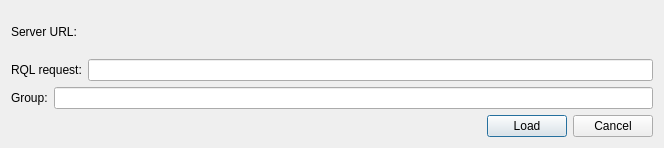
<?xml version="1.0" encoding="UTF-8"?>
<ui version="4.0">
 <class>SubjectsFromDatabaseDialog</class>
 <widget class="QDialog" name="SubjectsFromDatabaseDialog">
  <property name="geometry">
   <rect>
    <x>0</x>
    <y>0</y>
    <width>664</width>
    <height>148</height>
   </rect>
  </property>
  <property name="windowTitle">
   <string>Subjects from Brainomics database</string>
  </property>
  <layout class="QVBoxLayout" name="verticalLayout">
   <item>
    <layout class="QHBoxLayout" name="horizontalLayout_2">
     <item>
      <widget class="QLabel" name="serverUrlLabel">
       <property name="text">
        <string>Server URL:</string>
       </property>
      </widget>
     </item>
     <item>
      <widget class="QLabel" name="server_url_field">
       <property name="sizePolicy">
        <sizepolicy hsizetype="Preferred" vsizetype="Preferred">
         <horstretch>1</horstretch>
         <verstretch>0</verstretch>
        </sizepolicy>
       </property>
       <property name="text">
        <string/>
       </property>
       <property name="textInteractionFlags">
        <set>Qt::LinksAccessibleByMouse|Qt::TextSelectableByKeyboard|Qt::TextSelectableByMouse</set>
       </property>
      </widget>
     </item>
    </layout>
   </item>
   <item>
    <layout class="QHBoxLayout" name="horizontalLayout_3">
     <item>
      <widget class="QLabel" name="rqlRequestLabel">
       <property name="text">
        <string>RQL request:</string>
       </property>
      </widget>
     </item>
     <item>
      <widget class="QLineEdit" name="rql_request_lineEdit"/>
     </item>
    </layout>
   </item>
   <item>
    <layout class="QHBoxLayout" name="horizontalLayout_4">
     <item>
      <widget class="QLabel" name="groupLabel">
       <property name="text">
        <string>Group:</string>
       </property>
      </widget>
     </item>
     <item>
      <widget class="QLineEdit" name="group_lineEdit"/>
     </item>
    </layout>
   </item>
   <item>
    <layout class="QHBoxLayout" name="horizontalLayout">
     <item>
      <spacer name="horizontalSpacer">
       <property name="orientation">
        <enum>Qt::Horizontal</enum>
       </property>
       <property name="sizeHint" stdset="0">
        <size>
         <width>40</width>
         <height>20</height>
        </size>
       </property>
      </spacer>
     </item>
     <item>
      <widget class="QPushButton" name="load_button">
       <property name="text">
        <string>Load</string>
       </property>
      </widget>
     </item>
     <item>
      <widget class="QPushButton" name="cancel_button">
       <property name="text">
        <string>Cancel</string>
       </property>
      </widget>
     </item>
    </layout>
   </item>
  </layout>
 </widget>
 <resources/>
 <connections>
  <connection>
   <sender>cancel_button</sender>
   <signal>clicked()</signal>
   <receiver>SubjectsFromDatabaseDialog</receiver>
   <slot>reject()</slot>
   <hints>
    <hint type="sourcelabel">
     <x>347</x>
     <y>124</y>
    </hint>
    <hint type="destinationlabel">
     <x>199</x>
     <y>73</y>
    </hint>
   </hints>
  </connection>
 </connections>
</ui>
